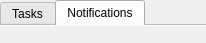
<?xml version="1.0" encoding="UTF-8"?>
<ui version="4.0">
 <class>myTactic</class>
 <widget class="QWidget" name="myTactic">
  <property name="geometry">
   <rect>
    <x>0</x>
    <y>0</y>
    <width>206</width>
    <height>43</height>
   </rect>
  </property>
  <property name="windowTitle">
   <string>Form</string>
  </property>
  <layout class="QVBoxLayout" name="verticalLayout">
   <property name="spacing">
    <number>0</number>
   </property>
   <property name="margin">
    <number>0</number>
   </property>
   <item>
    <widget class="QTabWidget" name="mainTab">
     <property name="currentIndex">
      <number>1</number>
     </property>
     <property name="documentMode">
      <bool>true</bool>
     </property>
     <widget class="QWidget" name="tasksTab">
      <attribute name="title">
       <string>Tasks</string>
      </attribute>
      <layout class="QVBoxLayout" name="tasksTabLayout">
       <property name="spacing">
        <number>0</number>
       </property>
       <property name="margin">
        <number>0</number>
       </property>
      </layout>
     </widget>
     <widget class="QWidget" name="notificationsTab">
      <attribute name="title">
       <string>Notifications</string>
      </attribute>
      <layout class="QVBoxLayout" name="notificationsTabLayout">
       <property name="spacing">
        <number>0</number>
       </property>
       <property name="margin">
        <number>0</number>
       </property>
      </layout>
     </widget>
    </widget>
   </item>
  </layout>
 </widget>
 <resources/>
 <connections/>
</ui>
